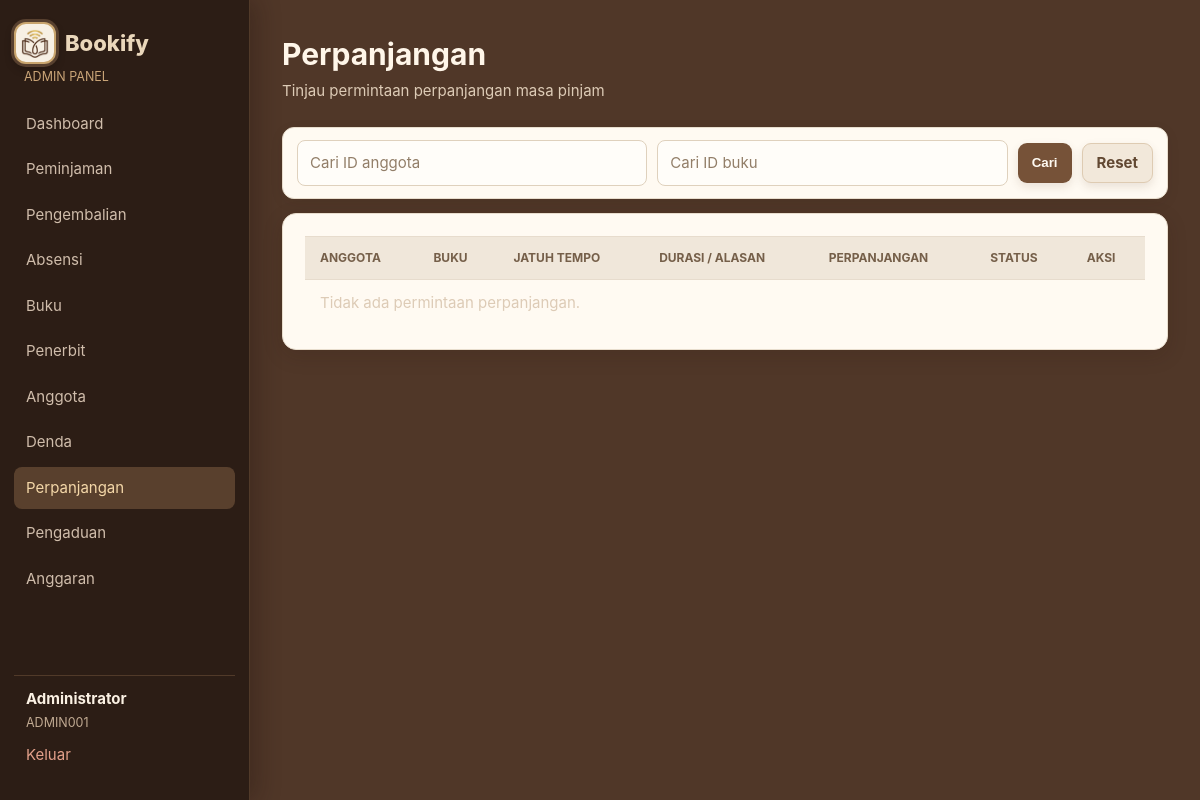
Before: /admin/extensions.php (signed in) with the older database file.
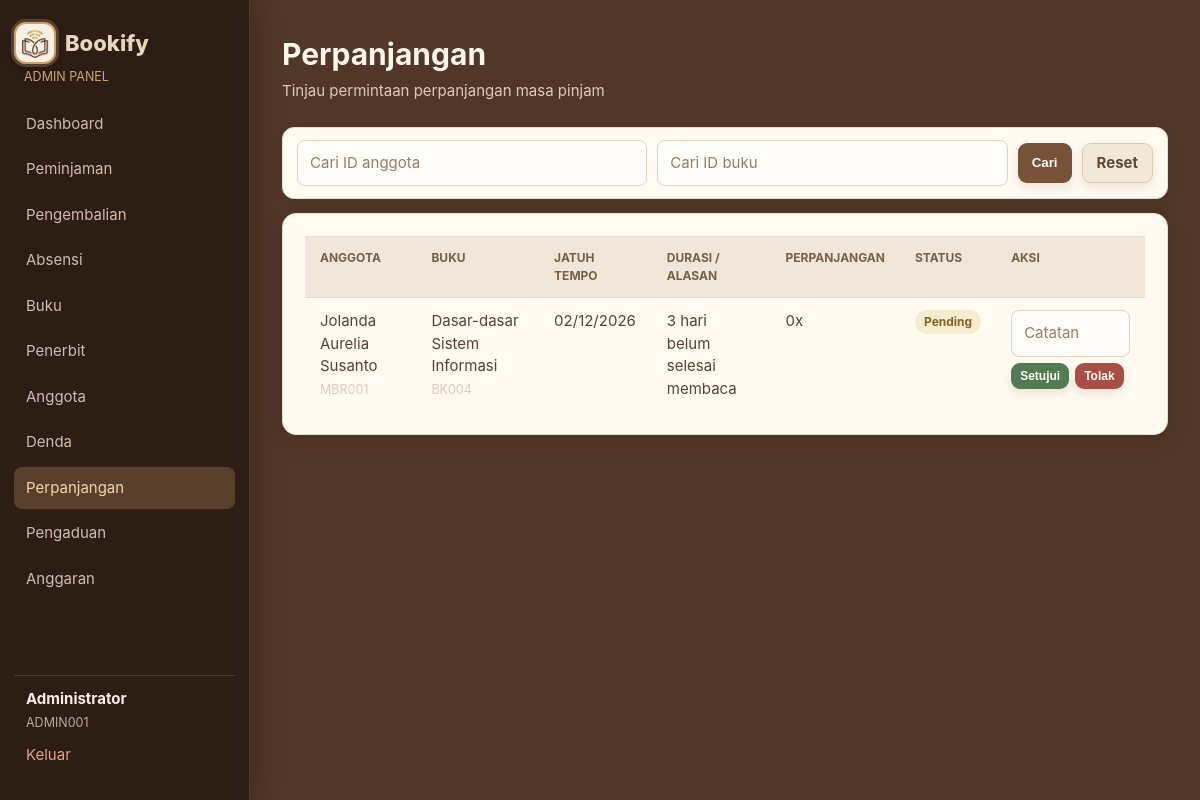
After: the same page with the newer database file.
### tables this page shows
CREATE TABLE extensions (
    id INTEGER PRIMARY KEY AUTOINCREMENT, user_id INTEGER NOT NULL, borrowing_id INTEGER NOT NULL,
    requested_at TEXT NOT NULL DEFAULT CURRENT_TIMESTAMP, new_due_date TEXT, status TEXT NOT NULL DEFAULT 'pending',
    admin_note TEXT, reviewed_at TEXT, created_at TEXT NOT NULL DEFAULT CURRENT_TIMESTAMP,
    updated_at TEXT NOT NULL DEFAULT CURRENT_TIMESTAMP, reason TEXT, duration_days INTEGER NOT NULL DEFAULT 7,
    FOREIGN KEY (user_id) REFERENCES users(id), FOREIGN KEY (borrowing_id) REFERENCES borrowings(id)
);

CREATE TABLE users (
    id INTEGER PRIMARY KEY AUTOINCREMENT, member_id TEXT NOT NULL UNIQUE, name TEXT NOT NULL,
    email TEXT NOT NULL UNIQUE, phone TEXT, gender TEXT, address TEXT, password TEXT NOT NULL,
    role TEXT NOT NULL DEFAULT 'member', status TEXT NOT NULL DEFAULT 'active',
    created_at TEXT NOT NULL DEFAULT CURRENT_TIMESTAMP, updated_at TEXT NOT NULL DEFAULT CURRENT_TIMESTAMP
, photo_path TEXT, nik TEXT);

CREATE TABLE books (
    id INTEGER PRIMARY KEY AUTOINCREMENT, book_id TEXT NOT NULL UNIQUE, title TEXT NOT NULL, author TEXT NOT NULL,
    year INTEGER, pages INTEGER, genre TEXT, stock INTEGER NOT NULL DEFAULT 1, available INTEGER NOT NULL DEFAULT 1,
    cover_url TEXT, publisher_id INTEGER, created_at TEXT NOT NULL DEFAULT CURRENT_TIMESTAMP,
    updated_at TEXT NOT NULL DEFAULT CURRENT_TIMESTAMP, synopsis TEXT,
    FOREIGN KEY (publisher_id) REFERENCES publishers(id) ON DELETE SET NULL
);

CREATE TABLE borrowings (
    id INTEGER PRIMARY KEY AUTOINCREMENT, user_id INTEGER NOT NULL, book_id INTEGER NOT NULL,
    borrowed_at TEXT NOT NULL DEFAULT CURRENT_TIMESTAMP, due_date TEXT NOT NULL, returned_at TEXT,
    status TEXT NOT NULL DEFAULT 'active', renew_count INTEGER NOT NULL DEFAULT 0,
    created_at TEXT NOT NULL DEFAULT CURRENT_TIMESTAMP, updated_at TEXT NOT NULL DEFAULT CURRENT_TIMESTAMP, fulfillment_method TEXT, pickup_deadline TEXT, shipping_fee INTEGER NOT NULL DEFAULT 0, receipt_no TEXT, estimated_delivery TEXT, payment_method TEXT, paid_at TEXT, delivery_address TEXT, payment_deadline TEXT, history_visible INTEGER NOT NULL DEFAULT 1,
    FOREIGN KEY (user_id) REFERENCES users(id), FOREIGN KEY (book_id) REFERENCES books(id)
);

### admin/extensions.php (the view, shortened to what this page needs)
<?php
require_once __DIR__ . '/../includes/layout.php'; require_admin();
$memberId = trim($_GET['member_id'] ?? ''); $bookId = trim($_GET['book_id'] ?? '');
$sql = 'SELECT e.*,u.name,u.member_id,b.title,b.book_id,br.due_date,br.renew_count FROM extensions e JOIN users u ON u.id=e.user_id JOIN borrowings br ON br.id=e.borrowing_id JOIN books b ON b.id=br.book_id WHERE u.member_id LIKE ? AND b.book_id LIKE ? ORDER BY e.requested_at DESC';
$data = rows($sql, ['%' . $memberId . '%', '%' . $bookId . '%']);
page_head('Perpanjangan', true); admin_heading('Perpanjangan', 'Tinjau permintaan perpanjangan masa pinjam');
?>
<form class="toolbar admin-id-search" method="get"><input name="member_id" value="<?= e($memberId) ?>" placeholder="Cari ID anggota"><input name="book_id" value="<?= e($bookId) ?>" placeholder="Cari ID buku"><button type="submit">Cari</button><a class="button secondary" href="<?= e(url('admin/extensions.php')) ?>">Reset</a></form>
<section class="card table-card"><table><thead><tr><th>Anggota</th><th>Buku</th><th>Jatuh tempo</th><th>Durasi / alasan</th><th>Perpanjangan</th><th>Status</th><th>Aksi</th></tr></thead><tbody><?php foreach ($data as $row): ?><tr><td><?= e($row['name']) ?><br><small class="muted"><?= e($row['member_id']) ?></small></td><td><?= e($row['title']) ?><br><small class="muted"><?= e($row['book_id']) ?></small></td><td><?= date_id($row['due_date']) ?></td><td><?= (int)($row['duration_days']??7) ?> hari<br><?= e($row['reason']??'') ?></td><td><?= e($row['renew_count']) ?>x</td><td><?= status_badge($row['status']) ?></td><td><?php if ($row['status'] === 'pending'): ?><form method="post" class="actions"><input type="hidden" name="id" value="<?= (int) $row['id'] ?>"><input name="admin_note" placeholder="Catatan"><button name="status" value="approved" class="success">Setujui</button><button name="status" value="rejected" class="danger">Tolak</button></form><?php endif; ?></td></tr><?php endforeach; ?><?php if (!$data): ?><tr><td colspan="7" class="muted">Tidak ada permintaan perpanjangan.</td></tr><?php endif; ?></tbody></table></section>
<?php page_foot(true); ?>

### includes/layout.php (shortened to what this page needs)
<?php
require_once __DIR__ . '/bootstrap.php';
function page_head(string $title, bool $admin = false): void
{
    $fullTitle = e($title) . ' · ' . APP_NAME;
    echo '<!doctype html><html lang="id"><head><meta charset="utf-8"><meta name="viewport" content="width=device-width, initial-scale=1">';
    echo '<title>' . $fullTitle . '</title><link rel="stylesheet" href="' . e(url('assets/style.css')) . '"></head><body>';
    if ($admin) { admin_nav(); } else { public_nav(); }
}
function admin_nav(): void
{
    $user = require_admin();
    $links = [
        'dashboard.php' => 'Dashboard', 'borrowing.php' => 'Peminjaman', 'returns.php' => 'Pengembalian', 'attendance.php' => 'Absensi',
        'books.php' => 'Buku', 'publishers.php' => 'Penerbit', 'members.php' => 'Anggota', 'fines.php' => 'Denda',
        'extensions.php' => 'Perpanjangan', 'complaints.php' => 'Pengaduan', 'budget.php' => 'Anggaran',
    ];
    $current = basename($_SERVER['PHP_SELF'] ?? '');
    echo '<aside class="sidebar"><a class="brand" href="' . e(url('index.php')) . '"><img class="brand-logo" src="' . e(url('assets/bookify-logo.png')) . '" alt=""> <span>Bookify</span></a><small>ADMIN PANEL</small><nav>';
    foreach ($links as $file => $label) {
        echo '<a class="' . ($current === $file ? 'active' : '') . '" href="' . e(url('admin/' . $file)) . '">' . e($label) . '</a>';
    }
    echo '</nav><div class="sidebar-user"><strong>' . e($user['name']) . '</strong><small>' . e($user['member_id']) . '</small><a href="' . e(url('logout.php')) . '">Keluar</a></div></aside><main class="admin-main">';
}
function page_foot(bool $admin = false): void
{
    if ($admin) { echo '</main>'; }
    echo '<script src="' . e(url('assets/app.js')) . '"></script></body></html>';
}
function admin_heading(string $title, string $subtitle = ''): void
{
    echo '<header class="page-heading"><div><h1>' . e($title) . '</h1>' . ($subtitle ? '<p>' . e($subtitle) . '</p>' : '') . '</div></header>';
}

### includes/bootstrap.php (shortened to what this page needs)
<?php
function base_url(string $path = ''): string
{
    $script = rawurldecode($_SERVER['SCRIPT_NAME'] ?? '');
    $marker = '/versiphp/';
    $position = stripos($script, $marker);
    $base = $position === false ? '' : substr($script, 0, $position + strlen($marker) - 1);
    return $base . ($path === '' ? '/' : '/' . ltrim($path, '/'));
}
function url(string $path = ''): string
{
    return base_url($path);
}
function e(mixed $value): string
{
    return htmlspecialchars((string) $value, ENT_QUOTES, 'UTF-8');
}
function pdo(): PDO
{
    $pdo = new PDO('sqlite:' . DB_FILE);
    $pdo->setAttribute(PDO::ATTR_ERRMODE, PDO::ERRMODE_EXCEPTION);
    $pdo->setAttribute(PDO::ATTR_DEFAULT_FETCH_MODE, PDO::FETCH_ASSOC);
    $pdo->exec('PRAGMA foreign_keys = ON');
    initialise_database($pdo);
    return $pdo;
}
function initialise_database(PDO $db): void
{
    $userColumns = array_column($db->query('PRAGMA table_info(users)')->fetchAll(), 'name');
    $db->exec("UPDATE users SET address=address||', Semarang' WHERE email IN ('andi@email.com','sari@email.com','budi@email.com','lina@email.com','reza@email.com') AND address IS NOT NULL AND address NOT LIKE '%Semarang%'");
    $db->exec("UPDATE users SET address='Perpustakaan Bookify, Semarang' WHERE member_id='ADMIN001' AND address='Perpustakaan Bookify'");
    $db->exec("UPDATE publishers SET location='Semarang' WHERE name IN ('Gramedia Pustaka Utama','Erlangga','Mizan','Kompas') AND location IN ('Jakarta','Bandung')");
    $bookColumns = array_column($db->query('PRAGMA table_info(books)')->fetchAll(), 'name');
    $borrowingColumns = array_column($db->query('PRAGMA table_info(borrowings)')->fetchAll(), 'name');
    $extensionColumns = array_column($db->query('PRAGMA table_info(extensions)')->fetchAll(), 'name');
    $complaintColumns = array_column($db->query('PRAGMA table_info(complaints)')->fetchAll(), 'name');
    if ((int) $db->query('SELECT COUNT(*) FROM users')->fetchColumn() === 0) {
        seed_database($db);
    }
    $seedMigration=$db->prepare('SELECT 1 FROM app_migrations WHERE name=?');
    $seedMigration->execute(['member_mbr001_ongoing_loan_v1']);
    if(!$seedMigration->fetchColumn()){
        $member=$db->query("SELECT id FROM users WHERE member_id='MBR001' AND role='member'")->fetchColumn();
        if($member && !(int)$db->query("SELECT COUNT(*) FROM borrowings WHERE user_id=".(int)$member." AND status='active'")->fetchColumn()){
            $book=$db->query("SELECT id,available FROM books WHERE book_id='BK004'")->fetch();
            if($book && (int)$book['available']>0){
                $start=(new DateTimeImmutable('now',new DateTimeZone('Asia/Jakarta')))->modify('-2 days');
                $due=$start->modify('+7 days');
                $insert=$db->prepare("INSERT INTO borrowings(user_id,book_id,borrowed_at,due_date,status,fulfillment_method) VALUES(?,?,?,?, 'active','pickup')");
                $insert->execute([(int)$member,(int)$book['id'],$start->format('Y-m-d H:i:s'),$due->format('Y-m-d H:i:s')]);
                $db->prepare('UPDATE books SET available=available-1 WHERE id=?')->execute([(int)$book['id']]);
            }
        }
        $db->prepare('INSERT OR IGNORE INTO app_migrations(name) VALUES(?)')->execute(['member_mbr001_ongoing_loan_v1']);
    }
    $hideExample=$db->prepare('SELECT 1 FROM app_migrations WHERE name=?');
    $hideExample->execute(['hide_mbr001_bk004_history_v1']);
    if(!$hideExample->fetchColumn()){
        $db->exec("UPDATE borrowings SET history_visible=0 WHERE id=(SELECT br.id FROM borrowings br JOIN users u ON u.id=br.user_id JOIN books b ON b.id=br.book_id WHERE u.member_id='MBR001' AND b.book_id='BK004' AND br.status='active' AND br.fulfillment_method='pickup' ORDER BY br.id DESC LIMIT 1)");
        $db->prepare('INSERT OR IGNORE INTO app_migrations(name) VALUES(?)')->execute(['hide_mbr001_bk004_history_v1']);
    }
}
function current_user(): ?array
{
    return $_SESSION['user'] ?? null;
}
function require_admin(): array
{
    $user = current_user();
    return $user;
}
function rows(string $query, array $params = []): array
{
    $statement = pdo()->prepare($query);
    $statement->execute($params);
    return $statement->fetchAll();
}
function status_badge(string $status): string
{
    return '<span class="badge badge-' . e($status) . '">' . e(ucfirst($status)) . '</span>';
}
function date_id(?string $value, bool $withTime = false): string
{
    $time = strtotime($value);
    return date($withTime ? 'd/m/Y H:i' : 'd/m/Y', $time);
}

Changed rows visible on the page:
added extensions: user.name "Jolanda Aurelia Susanto", user.member_id "MBR001", books.title "Dasar-dasar Sistem Informasi", books.book_id "BK004", borrowing.due_date "02/12/2026", duration_days "3", reason "belum selesai membaca", borrowing.renew_count "0", status "Pending"
Other visible differences:
text no longer shown: "Tidak ada permintaan perpanjangan."
